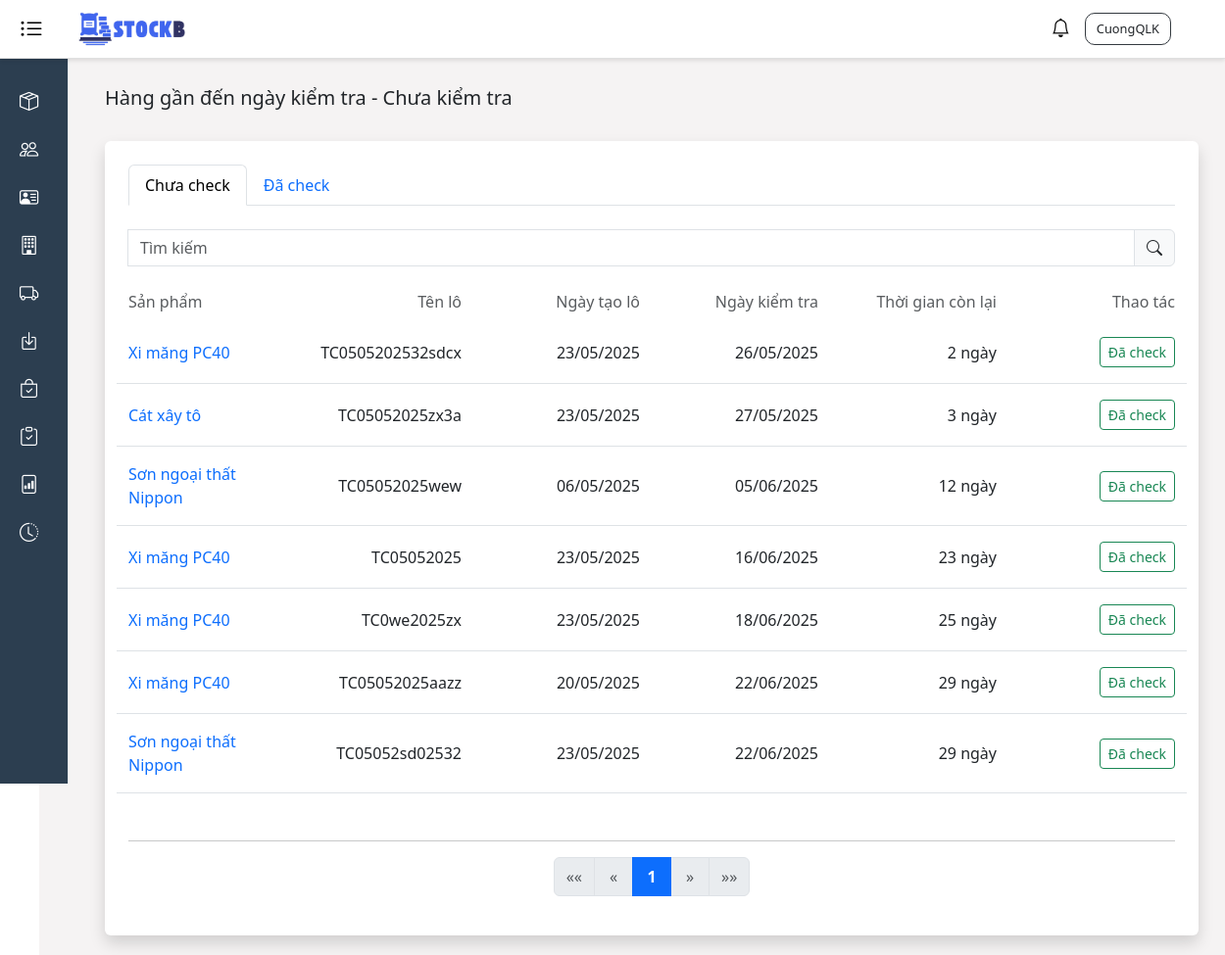
The app's page /check/near-expiry (signed in) with its own data.
### stockb/models.py (models this page shows, shortened)
class ProductDetail(models.Model):
    STATUS_CHOICES = [
        ('ACTIVE', 'Kích hoạt'),
        ('UNACTIVE', 'Tắt kích hoạt'),
    ]
    product = models.ForeignKey(Product, on_delete=models.CASCADE, related_name='product_details')
    product_batch = models.CharField(max_length=100)
    initial_quantity = models.IntegerField()
    remaining_quantity = models.IntegerField()
    import_date = models.DateTimeField()
    status = models.CharField(
        max_length=20,
        choices=STATUS_CHOICES,
        default='ACTIVE'
    )
    expiry_date = models.DateTimeField(blank=True, null=True)
    created_at = models.DateTimeField(auto_now_add=True)
    updated_at = models.DateTimeField(auto_now=True)
    checked_at = models.DateTimeField(blank=True, null=True)
    class Meta:
        unique_together = ('product', 'product_batch')

class Product(models.Model):
    product_name = models.CharField(max_length=100)
    description = models.TextField(blank=True)
    purchase_price = models.DecimalField(max_digits=10, decimal_places=0)
    selling_price = models.DecimalField(max_digits=10, decimal_places=0)
    minimum_stock = models.IntegerField(default=0)
    inspection_time = models.IntegerField(default=0)
    category = models.ForeignKey(ProductCategory, on_delete=models.CASCADE)
    unit = models.ForeignKey(Unit, on_delete=models.CASCADE)
    supplier = models.ForeignKey(Supplier, on_delete=models.CASCADE)
    created_at = models.DateTimeField(auto_now_add=True)
    updated_at = models.DateTimeField(auto_now=True)

### stockb/views/check_views.py (the view, shortened to what this page needs)
# urls.py: path('check/near-expiry', check_views.near_expiry_list_view, name='near_expiry_list'),
@login_required
def near_expiry_list_view(request):
    today = timezone.now()
    end_date = today + timedelta(days=30)
    search_query = request.GET.get('q', '')
    status = request.GET.get('status', 'unchecked')
    if status == 'checked':
        near_expiry_products = ProductDetail.objects.filter(
            status="ACTIVE",
            checked_at__isnull=False
        ).select_related('product__category', 'product__unit').order_by('expiry_date')
    else:
        near_expiry_products = ProductDetail.objects.filter(
            expiry_date__lte=end_date,
            status="ACTIVE",
            checked_at__isnull=True
        ).select_related('product__category', 'product__unit').order_by('expiry_date')
    if search_query:
        near_expiry_products = near_expiry_products.filter(product__product_name__icontains=search_query)
    products_with_days_left = []
    for detail in near_expiry_products:
        days_left = (detail.expiry_date - today).days
        products_with_days_left.append({
            'detail': detail,
            'days_left': max(0, days_left),
        })
    paginator = Paginator(products_with_days_left, 10)
    page_number = request.GET.get('page')
    page_obj = paginator.get_page(page_number)
    title = "Hàng gần đến ngày kiểm tra - Đã kiểm tra" if status == 'checked' else "Hàng gần đến ngày kiểm tra - Chưa kiểm tra"
    context = {
        "title": title,
        "products_with_days_left": page_obj,
        "search_query": search_query,
        "status": status,
    }
    return render(request, 'check/near_expiry_list.html', context)

### stockb/context_processors.py (called while the page is built)
def notifications(request):
    return {
        'notifications': Notification.objects.all()[:50]
    }

### stockb/templates/check/near_expiry_list.html (shortened to what this page needs)
{% extends 'base.html' %}
{% load static %}
{% block extra_head %}
    <link rel="stylesheet" href="{% static 'css/share.css' %}">
{% endblock %}
{% block content %}
    <div class="d-flex justify-content-between align-items-center mb-4">
        <h5>{{ title }}</h5>
    </div>
    <div class="container bg-white p-4 rounded shadow">
        <ul class="nav nav-tabs mb-4">
            <li class="nav-item">
                <a class="nav-link {% if status != 'checked' %}active{% endif %}" href="?status=unchecked&q={{ search_query }}">Chưa check</a>
            </li>
            <li class="nav-item">
                <a class="nav-link {% if status == 'checked' %}active{% endif %}" href="?status=checked&q={{ search_query }}">Đã check</a>
            </li>
        </ul>
        <form method="get" class="input-group mb-4">
            <input type="text" name="q" class="form-control" placeholder="Tìm kiếm" value="{{ search_query }}">
            <button type="submit" class="input-group-text"><i class="bi bi-search"></i></button>
        </form>
        <div class="row mb-2 text-muted">
            <div class="col-2">Sản phẩm</div>
            <div class="col-2 text-end">Tên lô</div>
            <div class="col-2 text-end">Ngày tạo lô</div>
            <div class="col-2 text-end">Ngày kiểm tra</div>
            <div class="col-2 text-end">Thời gian còn lại</div>
            <div class="col-2 text-end">Thao tác</div>
        </div>
        {% for item in products_with_days_left %}
        <div class="row py-3 border-bottom align-items-center">
            <a href="/product/{{ item.detail.product.id }}" class="col-2">
                {{ item.detail.product.product_name }}
            </a>
            <div class="col-2 text-end">
                {{ item.detail.product_batch }}
            </div>
            <div class="col-2 text-end">
                <span>{{ item.detail.created_at|date:"d/m/Y" }}</span>
            </div>
            <div class="col-2 text-end">
                <span>{{ item.detail.expiry_date|date:"d/m/Y" }}</span>
            </div>
            <div class="col-2 text-end">
                <span>{{ item.days_left }} ngày</span>
            </div>
            <div class="col-2 text-end">
                {% if item.detail.checked_at %}
                    <span class="text-success">{{ item.detail.checked_at|date:"d/m/Y H:i" }}</span>
                {% else %}
                    <form method="post" style="display:inline;">
                        <button type="submit" class="btn btn-sm btn-outline-success">Đã check</button>
                    </form>
                {% endif %}
            </div>
        </div>
        {% empty %}
        <div class="row py-2">
            <div class="col-12 text-center text-muted">
                Không có sản phẩm nào {% if status == 'checked' %}đã kiểm tra{% else %}chưa kiểm tra{% endif %} gần đến ngày kiểm tra.
            </div>
        </div>
        {% endfor %}
        <div class="mt-5">
            {% include 'Pagination/pagination.html' with page_obj=products_with_days_left %}
        </div>
    </div>
{% endblock %}

### templates/base.html (shortened to what this page needs)
<!DOCTYPE html>
<html lang="vi">
{% load static %}
<head>
    <link href="https://cdn.jsdelivr.net/npm/bootstrap@5.3.3/dist/css/bootstrap.min.css" rel="stylesheet">
    <link rel="stylesheet" href="https://cdnjs.cloudflare.com/ajax/libs/bootstrap-icons/1.11.3/font/bootstrap-icons.min.css">
    <link rel="stylesheet" href="https://cdnjs.cloudflare.com/ajax/libs/toastr.js/latest/toastr.min.css">
    <link rel="stylesheet" href="{% static 'styles.css' %}">
    {% block extra_head %}
    {% endblock %}
</head>
<body>
    <div class="header">
        <div class="left-container">
            <button class="hamburger active" id="toggleSidebar" aria-label="Toggle sidebar">
                <i class="bi bi-list-ul"></i>
            </button>
            <img src="{% static 'images/stockb-logo.png' %}" alt="StockB Logo" />
        </div>
        <div class="d-flex align-items-center">
            {% if user.is_authenticated %}
                <div class="dropdown">
                    <button class="notification-btn" id="notificationDropdown" data-bs-toggle="dropdown" aria-expanded="false" aria-label="Thông báo">
                        <i class="bi bi-bell"></i>
                    </button>
                </div>
                <div class="dropdown name-user">
                    <button class="dropdown-toggle text-dark bg-transparent border-0" id="dropdownMenuButton1"
                        data-bs-toggle="dropdown" aria-expanded="false">
                        {{ user.username }}
                    </button>
                </div>
            {% else %}
                <div class="name-user">
                    <a class="bg-transparent text-dark border-0 text-decoration-none" href="{% url 'login' %}">Đăng nhập</a>
                </div>
            {% endif %}
        </div>
    </div>
    <div class="sidebar sidebar-collapsed active" id="sidebar">
        <a href="#" data-bs-toggle="collapse" data-bs-target="#sanphamSubmenu" aria-expanded="false">
            <i class="bi bi-box-seam"></i><span class="menu-text">Sản phẩm</span>
        </a>
        <a href="/customers"><i class="bi bi-people"></i><span class="menu-text">Khách hàng</span> </a>
        <a href="/supplier"><i class="bi bi-person-vcard"></i><span class="menu-text">Nhà cung cấp</span> </a>
        <a href="/units"><i class="bi bi-building"></i><span class="menu-text">Đơn vị</span></a>
        <a href="/stock-out"><i class="bi bi-truck"></i><span class="menu-text">Xuất kho</span></a>
        <a href="/stock-in"><i class="bi bi-box-arrow-in-down"></i><span class="menu-text">Nhập kho</span></a>
        <a href="#" data-bs-toggle="collapse" data-bs-target="#kiemkeSubmenu" aria-expanded="false">
            <i class="bi bi-bag-check"></i></i><span class="menu-text">Kiểm tra sản phẩm</span>
        </a>
        <a href="/inventory-check"><i class="bi bi-clipboard-check"></i><span class="menu-text">Kiểm kê</span></a>
        <a href="/report"><i class="bi bi-file-bar-graph"></i><span class="menu-text">Báo cáo</span></a>
        <a href="/activity-log"><i class="bi bi-clock-history"></i><span class="menu-text">Lịch sử hoạt động</span></a>
    </div>
    <div class="main-content expanded">
        <div class="container mt-5">
            {% block content %}{% endblock %}
        </div>
    </div>
</body>
</html>

### static/styles.css (style rules this page uses)
body { overflow-x: hidden; }
.header { height: 60px; width: 100%; background-color: #ffffff; border-bottom: 1px solid #e0e0e0; padding: 10px 20px; display: flex; align-items: center; justify-content: space-between; box-shadow: 0 2px 4px rgba(0, 0, 0, 0.1); position: fixed; top: 0; left: 0; z-index: 1000; }
.header .left-container { display: flex; align-items: center; }
.header .name-user { border: #343a40 solid 1px; padding: 5px; border-radius: 10px; font-size: 80%; margin-right: 35px; font-weight: 600; }
.header img { width: 120px; height: 40px; object-fit: cover; margin-left: 30px; }
.notification-btn { position: relative; margin-right: 15px; background: none; border: none; padding: 0; }
.notification-btn .bi-bell { font-size: 1.2rem; }
.name-user .dropdown-toggle::after { display: none; }
.sidebar { width: 250px; background-color: #2c3e50; color: #ffffff; height: calc(100vh - 60px); position: fixed; top: 60px; left: 0; padding-top: 20px; overflow-y: auto; border-right: 1px solid #dee2e6; }
.sidebar.sidebar-collapsed { width: 70px; }
.sidebar a { color: #ffffff; text-decoration: none; display: flex; align-items: center; padding: 10px 20px; font-weight: 500; }
.sidebar.sidebar-collapsed a { justify-content: center; }
.sidebar i { margin-right: 10px; font-size: 1.2rem; min-width: 20px; text-align: center; }
.main-content { margin-left: 250px; margin-top: 20px; padding: 20px; background: #F5F3F3; min-height: 100vh ; width: calc(100% - 250px); transition: margin-left 0.0s; }
.main-content.expanded { margin-left: 5vh; width: 100%; }
.hamburger { font-size: 1.5rem; background: none; border: none; cursor: pointer; padding: var(--spacing-sm); border-radius: var(--border-radius); }
.hamburger i { line-height: 1; color: #DC3545; }
.hamburger.active i { color: #000000; }

### static/css/share.css (style rules this page uses)
a { text-decoration: none; }

### records on screen
ProductDetail: detail.product.product_name "Xi măng PC40", detail.product_batch "TC0505202532sdcx", detail.created_at "23/05/2025", detail.expiry_date "26/05/2025", days_left "2"
ProductDetail: detail.product.product_name "Cát xây tô", detail.product_batch "TC05052025zx3a", detail.created_at "23/05/2025", detail.expiry_date "27/05/2025", days_left "3"
ProductDetail: detail.product.product_name "Sơn ngoại thất Nippon", detail.product_batch "TC05052025wew", detail.created_at "06/05/2025", detail.expiry_date "05/06/2025", days_left "12"
ProductDetail: detail.product.product_name "Xi măng PC40", detail.product_batch "TC05052025", detail.created_at "23/05/2025", detail.expiry_date "16/06/2025", days_left "23"
ProductDetail: detail.product.product_name "Xi măng PC40", detail.product_batch "TC0we2025zx", detail.created_at "23/05/2025", detail.expiry_date "18/06/2025", days_left "25"
ProductDetail: detail.product.product_name "Xi măng PC40", detail.product_batch "TC05052025aazz", detail.created_at "20/05/2025", detail.expiry_date "22/06/2025", days_left "29"
ProductDetail: detail.product.product_name "Sơn ngoại thất Nippon", detail.product_batch "TC05052sd02532", detail.created_at "23/05/2025", detail.expiry_date "22/06/2025", days_left "29"

### other values on screen
{{ user.username }} "CuongQLK"
{{ title }} "Hàng gần đến ngày kiểm tra - Chưa kiểm tra"
{{ i }} "1"
